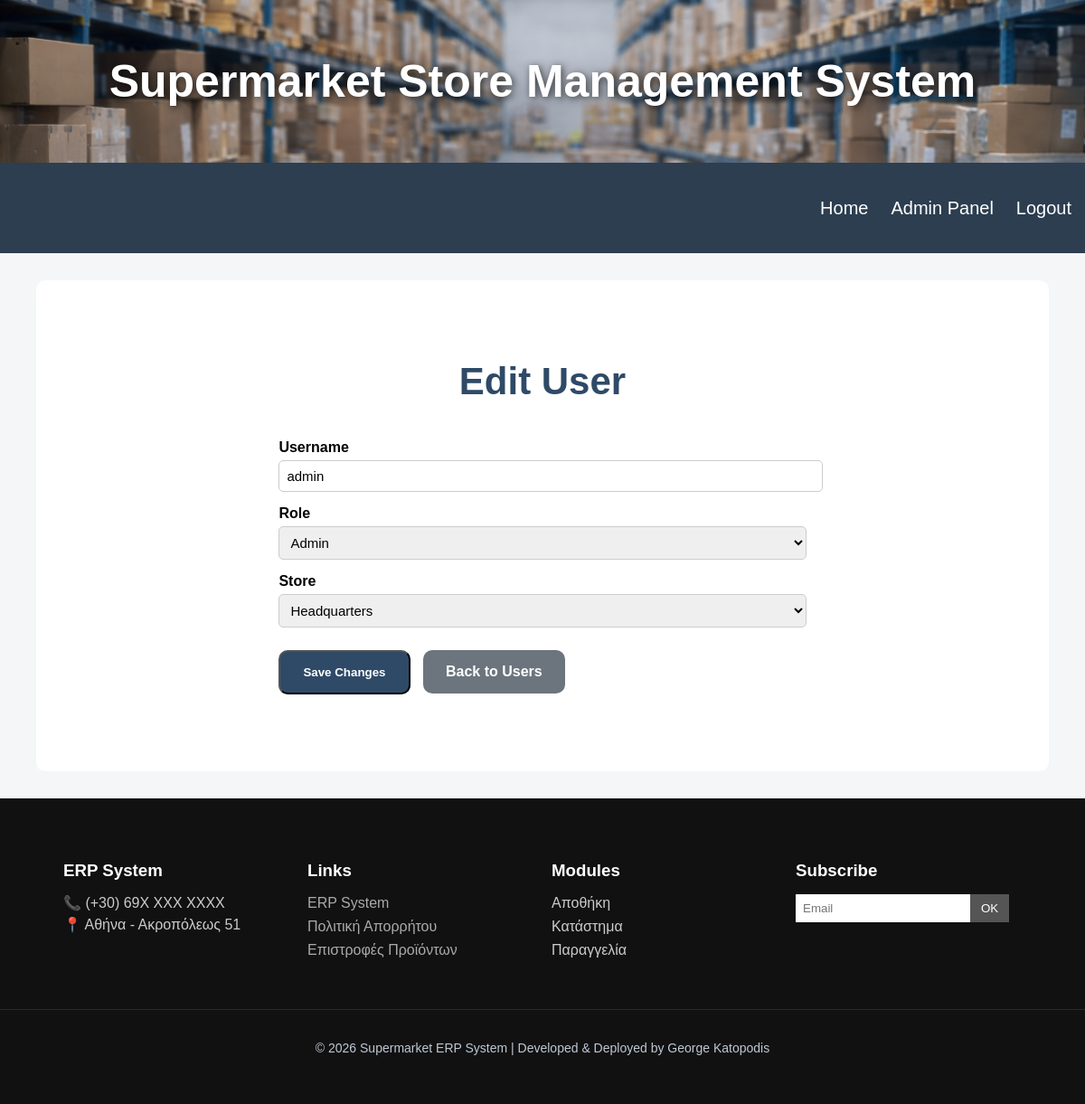
/admin/edit_user/11 (signed in), run on the app's committed database.
### tables this page shows
CREATE TABLE users (
    user_id INTEGER PRIMARY KEY AUTOINCREMENT,
    store_id INTEGER NOT NULL,
    username VARCHAR(50) NOT NULL,
    password VARCHAR(255) NOT NULL,
    role VARCHAR(20) NOT NULL, email VARCHAR(100), is_active INTEGER DEFAULT 1,
    FOREIGN KEY (store_id) REFERENCES stores(store_id)
);

CREATE TABLE stores (
    store_id INTEGER PRIMARY KEY AUTOINCREMENT,
    store_name VARCHAR(100) NOT NULL,
    store_location VARCHAR(100) NOT NULL
);

### app.py (the view, shortened to what this page needs)
@app.route("/admin/edit_user/<int:user_id>", methods=["GET", "POST"])
def edit_user(user_id):
    if "user" not in session:
        return redirect(url_for("login"))
    if session.get("role") != "admin":
        return redirect(url_for("home"))
    connection = sqlite3.connect(DATABASE_PATH)
    connection.row_factory = sqlite3.Row
    cursor = connection.cursor()
    cursor.execute("""
        SELECT *
        FROM users
        WHERE user_id = ?
    """, (user_id,))
    user = cursor.fetchone()
    cursor.execute("""
        SELECT *
        FROM stores
    """)
    stores = cursor.fetchall()
    connection.close()
    return render_template(
        "edit_user.html",
        user=user,
        stores=stores
    )

### templates/edit_user.html (shortened to what this page needs)
{% extends "base.html" %}
{% block content %}
<div class="admin-container">
    <h1 class="admin-title">Edit User</h1>
    <form method="POST" class="admin-form">
        <div class="form-group">
            <label>Username</label>
            <input type="text"
                   name="username"
                   value="{{ user.username }}"
                   required>
        </div>
        <div class="form-group">
            <label>Role</label>
            <select name="role">
                <option value="admin"
                    {% if user.role == "admin" %}
                        selected
                    {% endif %}>
                    Admin
                </option>
            </select>
        </div>
        <div class="form-group">
            <label>Store</label>
            <select name="store_id">
                {% for store in stores %}
                <option value="{{ store.store_id }}"
                    {% if store.store_id == user.store_id %}
                        selected
                    {% endif %}>
                    {{ store.store_name }}
                </option>
                {% endfor %}
            </select>
        </div>
        <div class="admin-form-buttons">
            <button type="submit" class="admin-btn">
                Save Changes
            </button>
            <a href="{{ url_for('manage_users') }}"
               class="admin-btn back-btn">
                Back to Users
            </a>
        </div>
    </form>
</div>
{% endblock %}

### static/style.css (style rules this page uses)
body { font-family: 'Gill Sans', 'Gill Sans MT', Calibri, 'Trebuchet MS', sans-serif; margin: 0; background-color: #f4f6f8; min-height: 100vh; display: flex; flex-direction: column; }

### static/admin.css (style rules this page uses)
.admin-container { width: 90%; margin: 40px auto; }
.admin-title { font-size: 42px; color: #2f4a67; margin-bottom: 40px; text-align: center; }
.admin-btn { background-color: #2f4a67; color: white; padding: 15px 25px; border-radius: 10px; text-decoration: none; transition: 0.3s; font-weight: bold; display: inline-block; margin-bottom: 25px; }
.admin-form { width: 60%; margin: auto; }
.form-group { margin-bottom: 20px; }
.form-group input, .form-group select { width: 100%; padding: 12px; border-radius: 8px; border: 1px solid #ccc; font-size: 15px; }
.back-btn { background-color: #6c757d; margin-left: 10px; }
.admin-form-buttons { margin-top: 25px; }

### static/forms.css (style rules this page uses)
.form-group { margin-bottom: 15px; }
.form-group label { display: block; margin-bottom: 5px; font-weight: bold; }
.form-group input, .form-group select { width: 100%; padding: 8px; border-radius: 5px; border: 1px solid #ccc; }

### data on the page
users: username "admin", role "Admin", store_id "Headquarters"
